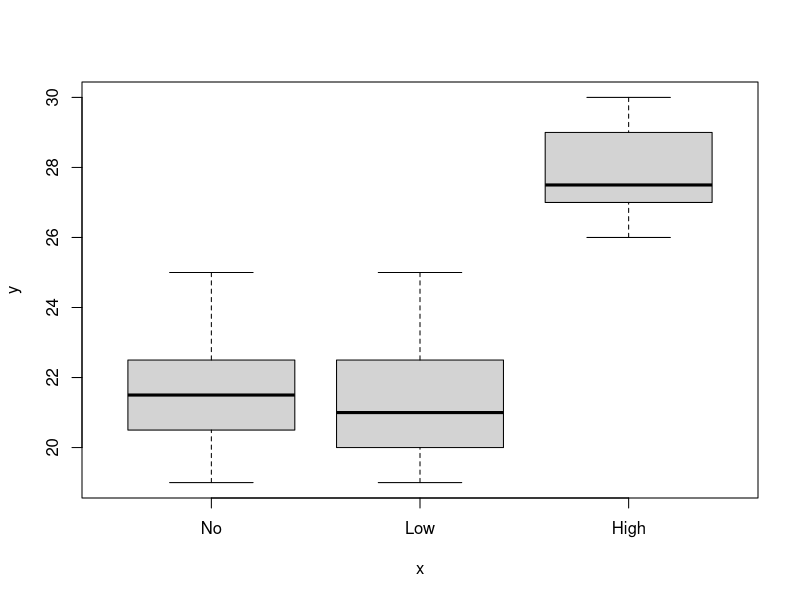
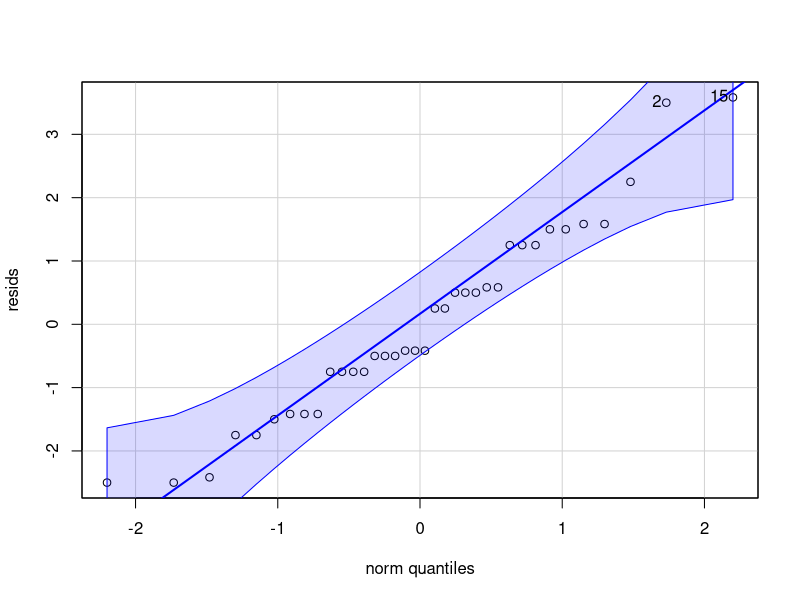

Generate these figures, in order, with R:
## ---- chunk 1
knitr::opts_chunk$set(echo = TRUE)

if ( ! require('haven'))
  install.packages('haven')
if ( ! require('car'))
  install.packages('car')
if ( ! require('multcomp'))
  install.packages('multcomp')

data <- haven::read_sav('Lab 04 - Vocab.sav')
data <- as.data.frame(data)
## ---- chunk 2
data <- haven::read_sav('Lab 04 - Vocab.sav')
data <- as.data.frame(data)
data$Group <- factor(data$Group, levels=c('No', 'Low', 'High'))

model <- lm(Increase ~ Group, data)
anova(model)
## ---- chunk 3
library(multcomp)

data <- as.data.frame(data)
data$Group <- factor(data$Group, levels=c('No', 'Low', 'High'))

model <- lm(Increase ~ Group, data)
aovObject <- aov(model)
dun <- glht(aovObject, linfct=mcp(Group="Dunnett"))
summary(dun)
## ---- chunk 4
library(multcomp)

data <- as.data.frame(data)
data$Group <- factor(data$Group, levels=c('No', 'Low', 'High'))

model <- lm(Increase ~ Group, data)
aovObject <- aov(model)
Dunnet <- glht(aovObject, linfct=mcp(Group="Dunnett"))
summary(Dunnet)
## ---- chunk 5
library(car)
leveneTest(Increase ~ Group, data, center='mean')

plot(x=data$Group, y=data$Increase)
## ---- chunk 6
resids <- residuals(model)
qqPlot(resids)
## ---- chunk 7
shapiro.test(resids)
## ---- chunk 8
aovObject <- aov(model)
TukeyHSD(aovObject)
